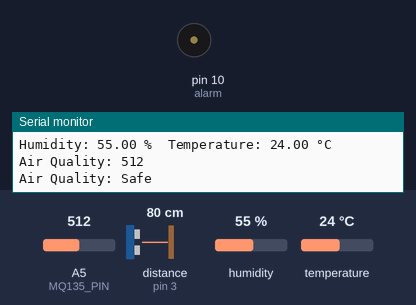
Bench run of a sketch on a simulated Arduino Uno, built with avr-gcc and run on an emulated ATmega328P. On the bench: buzzer (waves = sounding), the last lines printed to the serial monitor. Inputs (shaded band) come from the test bench; at power-on: A5 (MQ135_PIN) = 512, distance to the obstacle (sensor on pin 3) 80 cm, humidity 55 %, temperature 24 °C. The echo pulse lasts 58.3 µs per cm; storage starts empty.

Above: at 1.3 s.
1.4 s: A5 (MQ135_PIN) set to 942
3.7 s: A5 (MQ135_PIN) set to 972
At 4.2 s:
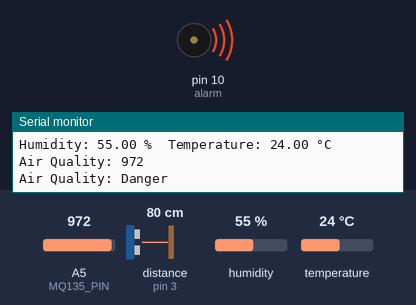
Timing chart, 0 to 6.7 s (numbered marks = the images above; inputs shaded):
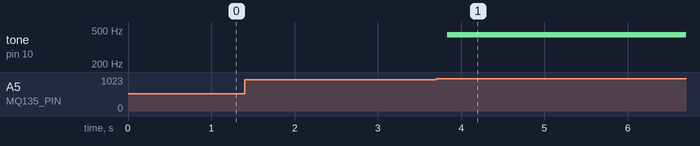

The sketch:

almacenamientoSensores.ino
```cpp
#include "Arduino.h"
#include "DHT.h"
#include "NewPing.h"
#include <ArduinoJson.h>
#include <SD.h>
#include <SPI.h>

// Declaración de pines
#define DHT_PIN_DATA 2
#define HCSR04_PIN_TRIG 4
#define HCSR04_PIN_ECHO 3
#define MQ135_PIN A5
#define SD_CS_PIN 10

// Definición de variables globales
DHT dht(DHT_PIN_DATA, DHT22);
NewPing hcsr04(HCSR04_PIN_TRIG, HCSR04_PIN_ECHO);
const int alarm = 10;
long distance;
float temperature;
float humidity;
int airQuality;
File dataFile;

const int dataSize = 10; // Tamaño de los arrays de datos
long distanceData[dataSize];
float temperatureData[dataSize];
float humidityData[dataSize];
int airQualityData[dataSize];
int dataIndex = 0; // Índice para los arrays de datos


void setup() {
    Serial.begin(9600);

    // Inicializa sensores
    dht.begin();
    pinMode(alarm, OUTPUT);

    // Inicializa tarjeta SD
    if (!SD.begin(SD_CS_PIN)) {
        Serial.println("SD card initialization failed!");
        return;
    }
    Serial.println("SD card initialized.");

    // Crear o abrir el archivo
    dataFile = SD.open("sensores_datos.json", FILE_WRITE);
    if (!dataFile) {
        Serial.println("Error opening file for writing.");
    }
}

void loop() {
    // Leer la distancia
    distance = hcsr04.ping_cm();
    Serial.print("Distance: ");
    Serial.print(distance);
    Serial.println(" cm");

    // Leer temperatura y humedad
    humidity = dht.readHumidity();
    temperature = dht.readTemperature();
    Serial.print("Humidity: ");
    Serial.print(humidity);
    Serial.print(" %\t");
    Serial.print("Temperature: ");
    Serial.print(temperature);
    Serial.println(" °C");

    // Leer calidad del aire
    airQuality = analogRead(MQ135_PIN);
    Serial.print("Air Quality: ");
    Serial.println(airQuality);

    // Controlar alarma basándose en la calidad del aire
    if (airQuality < 930) {
        noTone(alarm);
        Serial.println("Air Quality: Safe");
    } else if (airQuality >= 930 && airQuality < 960) {
        noTone(alarm);
        Serial.println("Air Quality: Warning");
    } else {
        tone(alarm, 440);
        Serial.println("Air Quality: Danger");
    }

    // Almacenar los datos en los arrays
    distanceData[dataIndex] = distance;
    airQualityData[dataIndex] = airQuality;
    temperatureData[dataIndex] = temperature;
    humidityData[dataIndex] = humidity;
    dataIndex++;

    // Verificar si el array de datos está lleno
    if (dataIndex >= dataSize) {
        // Crear el documento JSON
        StaticJsonDocument<2048> doc;
        JsonArray sensors = doc.to<JsonArray>();

        // Agregar datos de ultrasonido
        JsonObject ultrasonicSensor = sensors.createNestedObject();
        ultrasonicSensor["sensor"] = "ultrasonido";
        JsonArray ultrasonicData = ultrasonicSensor.createNestedArray("datos");
        for (int i = 0; i < dataSize; i++) {
            ultrasonicData.add(distanceData[i]);
        }

        // Agregar datos de calidad de aire
        JsonObject airQualitySensor = sensors.createNestedObject();
        airQualitySensor["sensor"] = "calidad_aire";
        JsonArray airQualityJsonArray = airQualitySensor.createNestedArray("datos");
        for (int i = 0; i < dataSize; i++) {
            airQualityJsonArray.add(airQualityData[i]);
        }

        // Agregar datos de humedad y temperatura
        JsonObject humidityTemperatureSensor = sensors.createNestedObject();
        humidityTemperatureSensor["sensor"] = "humedad_temperatura";
        JsonArray humidityTemperatureData = humidityTemperatureSensor.createNestedArray("datos");
        for (int i = 0; i < dataSize; i++) {
            JsonObject htData = humidityTemperatureData.createNestedObject();
            htData["temperatura"] = temperatureData[i];
            htData["humedad"] = humidityData[i];
        }

        // Serializar el documento JSON y escribir en el archivo
        if (dataFile) {
            serializeJson(doc, dataFile);
            dataFile.println();
            dataFile.flush();
        } else {
            Serial.println("Error writing to file.");
        }

        // Reiniciar el índice de datos
        dataIndex = 0;
    }

    delay(500);
}
```

Measured:
- the behaviour switches between 959 and 960 on A5 (MQ135_PIN) (found by bisection; images 0 and 1)
- after the input at 3.7 s, tone on pin 10 (alarm): silent → 440 Hz after 0.13 s
